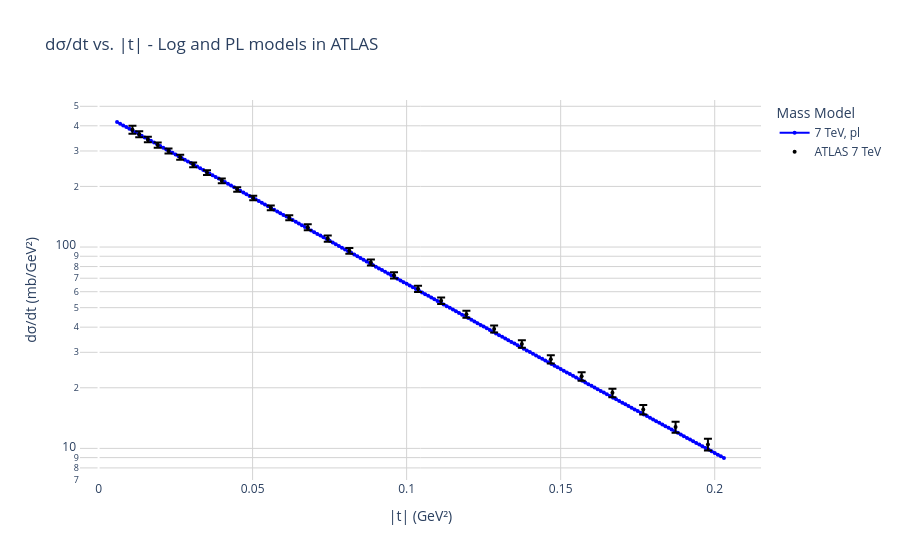

The code cell stored with this chart in its notebook:
### Code cell
# Calculates and plot dif sigma 
def get_dif_sigma(epsilon, mg, a1, a2, mg_model):

    sqrt_s = 7000
    scale = 1  # caso único
    start_q2 = 0.006
    max_q2   = 0.204
    q2_step  = 0.001

    lst_q2 = []
    lst_dif_sigma = []

    q2 = start_q2
    while q2 <= max_q2:
        t = -q2

        integral_value = full_int(mg, a1, a2, mg_model, q2, sqrt_s)


        diff_T = integral_value
        print(diff_T)
        # print(f"q2: {q2}, diff_T: {diff_T}")

        s          = sqrt_s**2
        amp_value  = amp_calculation(diff_T, s, epsilon, t)
        dif_sigma  = differential_sigma(amp_value, s) * scale

        lst_q2.append(q2)
        lst_dif_sigma.append(dif_sigma)

        q2 += q2_step

    return {sqrt_s: (lst_q2, lst_dif_sigma)}

#for pl atlas
dif_sigma_pl_atlas = get_dif_sigma(
    minuit_born.values['eps'],
    minuit_born.values['mg'], 
    minuit_born.values['a1'],
    minuit_born.values['a2'],
    m2_pl
)

dif_sigma_pl_atlas_7_q2 = dif_sigma_pl_atlas[7000][0]
dif_sigma_pl_atlas_7_values = dif_sigma_pl_atlas[7000][1]


def add_differential_trace(fig, x, y, label, color='red', mg_model= 'log', legend=True, size = 4, width = 2):
    fig.add_trace(go.Scatter(
        x=x,
        y=y,
        mode='lines+markers',
        line=dict(color=color, width=width),
        marker=dict(size=size),
        name=f'{label}, {mg_model}',
        showlegend=legend,

    ))

def add_data_trace(fig, x, y, y_error, scale=1.0, color='black', size=4,
                           name=None, show_label=True, mode='markers'):
    fig.add_trace(go.Scatter(
        x=x,
        y=y * scale,
        mode=mode,
        marker=dict(color=color, size=size),
        error_y=dict(
            type='data',
            array=y_error * scale,
            visible=True
        ),
        name=name if show_label else None,
        showlegend=show_label
    ))

fig_atlas = go.Figure()


# for pl atlas
add_differential_trace(fig_atlas, dif_sigma_pl_atlas_7_q2, dif_sigma_pl_atlas_7_values,label='7 TeV', color='blue', mg_model='pl')

#data points
add_data_trace(fig_atlas, x_7_atlas, y_7_atlas, yerr_7_atlas, name='ATLAS 7 TeV', show_label=True, mode='markers')

# Atualiza layout
fig_atlas.update_layout(
    title='dσ/dt vs. |t| - Log and PL models in ATLAS',
    xaxis_title='|t| (GeV²)',
    yaxis_title='dσ/dt (mb/GeV²)',
    yaxis_type='log',
    legend_title='Mass Model',
    plot_bgcolor='white',
    hovermode='x unified'
)

fig_atlas.update_xaxes(gridcolor='lightgray')
fig_atlas.update_yaxes(gridcolor='lightgray')

# fig_atlas.show(renderer='browser')

### Figure 1 — Plotly figure (JSON) as saved in the notebook; plotly's stock layout.template omitted (floating-point values rounded to 4 significant figures; data arrays with more than 128 entries replaced by an {"elided": "..."} marker saying what was removed)
{"data": [{"line": {"color": "blue", "width": 2}, "marker": {"size": 4}, "mode": "lines+markers", "name": "7 TeV, pl", "showlegend": true, "type": "scatter", "x": {"elided": "198 float values"}, "y": {"elided": "198 float values"}}, {"error_y": {"array": [17.8, 12.7, 10.7, 9.8, 8.6, 7.8, 7.0, 6.2, 5.6, 5.0, 4.5, 4.1, 4.1, 4.3, 3.9, 3.2, 2.9, 2.6, 2.2, 2.0, 1.8, 1.6, 1.4, 1.3, 1.1, 0.91, 0.85, 0.8, 0.7], "type": "data", "visible": true}, "marker": {"color": "black", "size": 4}, "mode": "markers", "name": "ATLAS 7 TeV", "showlegend": true, "type": "scatter", "x": [0.011, 0.0132, 0.016, 0.0192, 0.0227, 0.0265, 0.0307, 0.0352, 0.04, 0.045, 0.0502, 0.0559, 0.0619, 0.0679, 0.0744, 0.0814, 0.0884, 0.0959, 0.1037, 0.1112, 0.1194, 0.1284, 0.1374, 0.1468, 0.1568, 0.1668, 0.1768, 0.1873, 0.1978], "y": [382.6, 363.2, 342.0, 320.9, 300.3, 279.4, 256.1, 234.3, 213.2, 193.3, 175.1, 156.5, 139.8, 125.5, 110.2, 95.8, 83.9, 72.4, 62.0, 54.1, 46.4, 39.2, 33.0, 27.7, 22.8, 18.88, 15.58, 12.77, 10.45]}], "layout": {"hovermode": "x unified", "legend": {"title": {"text": "Mass Model"}}, "plot_bgcolor": "white", "title": {"text": "dσ/dt vs. |t| - Log and PL models in ATLAS"}, "xaxis": {"gridcolor": "lightgray", "title": {"text": "|t| (GeV²)"}}, "yaxis": {"gridcolor": "lightgray", "title": {"text": "dσ/dt (mb/GeV²)"}, "type": "log"}}}
